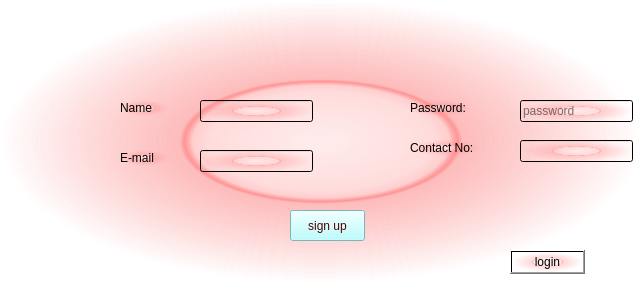
    <widget class="QWidget" name="signuppage">
     <property name="styleSheet">
      <string notr="true">background-color: qradialgradient(spread:pad, cx:0.5, cy:0.5, radius:0.5, fx:0.5, fy:0.5, stop:0 rgba(255, 235, 235, 206), stop:0.35 rgba(255, 188, 188, 80), stop:0.4 rgba(255, 162, 162, 80), stop:0.425 rgba(255, 132, 132, 156), stop:0.44 rgba(252, 128, 128, 80), stop:1 rgba(255, 255, 255, 0));</string>
     </property>
     <widget class="QLabel" name="label_2">
      <property name="geometry">
       <rect>
        <x>120</x>
        <y>100</y>
        <width>49</width>
        <height>16</height>
       </rect>
      </property>
      <property name="text">
       <string>Name</string>
      </property>
     </widget>
     <widget class="QLabel" name="label_3">
      <property name="geometry">
       <rect>
        <x>120</x>
        <y>150</y>
        <width>49</width>
        <height>16</height>
       </rect>
      </property>
      <property name="text">
       <string>E-mail</string>
      </property>
     </widget>
     <widget class="QLabel" name="label_4">
      <property name="geometry">
       <rect>
        <x>410</x>
        <y>100</y>
        <width>61</width>
        <height>16</height>
       </rect>
      </property>
      <property name="text">
       <string>Password:</string>
      </property>
     </widget>
     <widget class="QLineEdit" name="signup_name_input">
      <property name="geometry">
       <rect>
        <x>200</x>
        <y>100</y>
        <width>113</width>
        <height>22</height>
       </rect>
      </property>
     </widget>
     <widget class="QLineEdit" name="signup_email_input">
      <property name="geometry">
       <rect>
        <x>200</x>
        <y>150</y>
        <width>113</width>
        <height>22</height>
       </rect>
      </property>
     </widget>
     <widget class="QLineEdit" name="signup_password_input">
      <property name="geometry">
       <rect>
        <x>520</x>
        <y>100</y>
        <width>113</width>
        <height>22</height>
       </rect>
      </property>
      <property name="echoMode">
       <enum>QLineEdit::Normal</enum>
      </property>
      <property name="placeholderText">
       <string>password</string>
      </property>
     </widget>
     <widget class="QPushButton" name="signupokbutton">
      <property name="geometry">
       <rect>
        <x>290</x>
        <y>210</y>
        <width>75</width>
        <height>31</height>
       </rect>
      </property>
      <property name="styleSheet">
       <string notr="true">background-color: rgb(170, 255, 255);
color: rgb(85, 0, 0);
font: 700 10pt &quot;Segoe UI&quot;;</string>
      </property>
      <property name="text">
       <string>sign up</string>
      </property>
     </widget>
     <widget class="QLineEdit" name="signup_contactno_input">
      <property name="geometry">
       <rect>
        <x>520</x>
        <y>140</y>
        <width>113</width>
        <height>22</height>
       </rect>
      </property>
     </widget>
     <widget class="QLabel" name="label_10">
      <property name="geometry">
       <rect>
        <x>410</x>
        <y>140</y>
        <width>71</width>
        <height>16</height>
       </rect>
      </property>
      <property name="text">
       <string>Contact No:</string>
      </property>
     </widget>
     <widget class="QPushButton" name="gotologinpage">
      <property name="geometry">
       <rect>
        <x>510</x>
        <y>250</y>
        <width>75</width>
        <height>24</height>
       </rect>
      </property>
      <property name="text">
       <string>login</string>
      </property>
     </widget>
    </widget>
